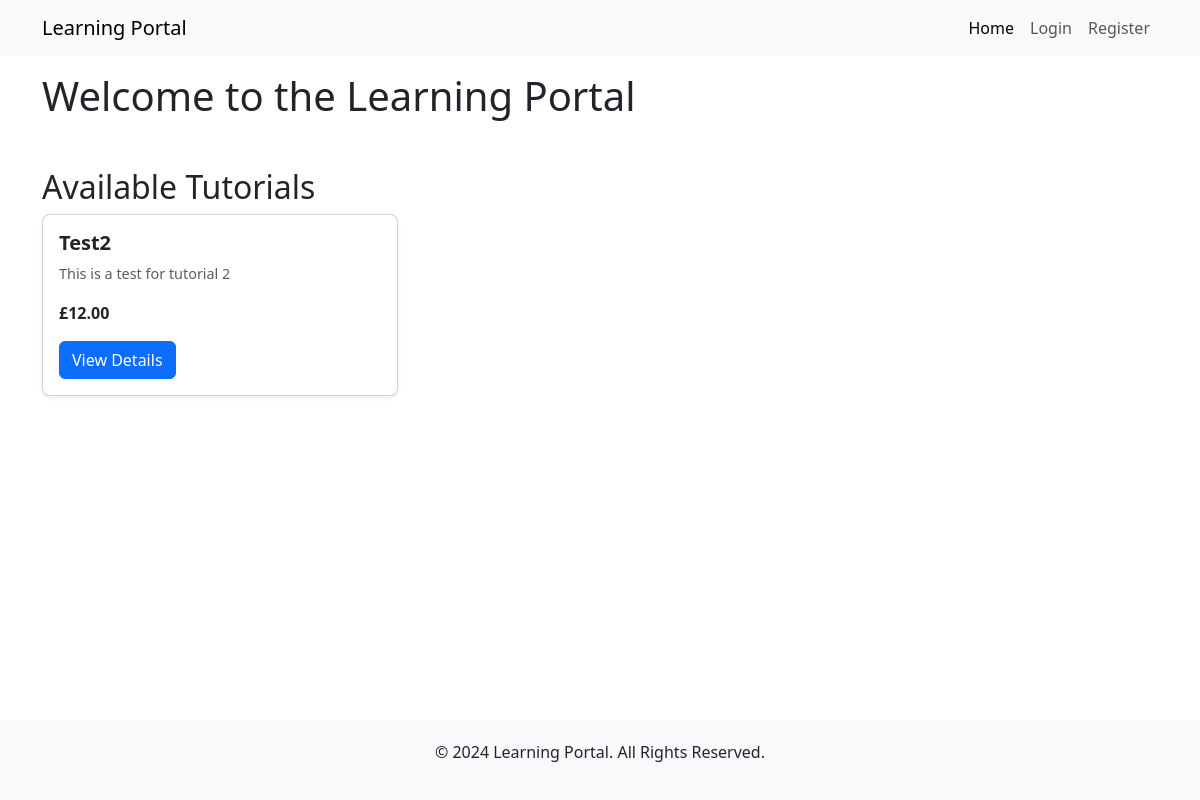
The app's page /, older data.
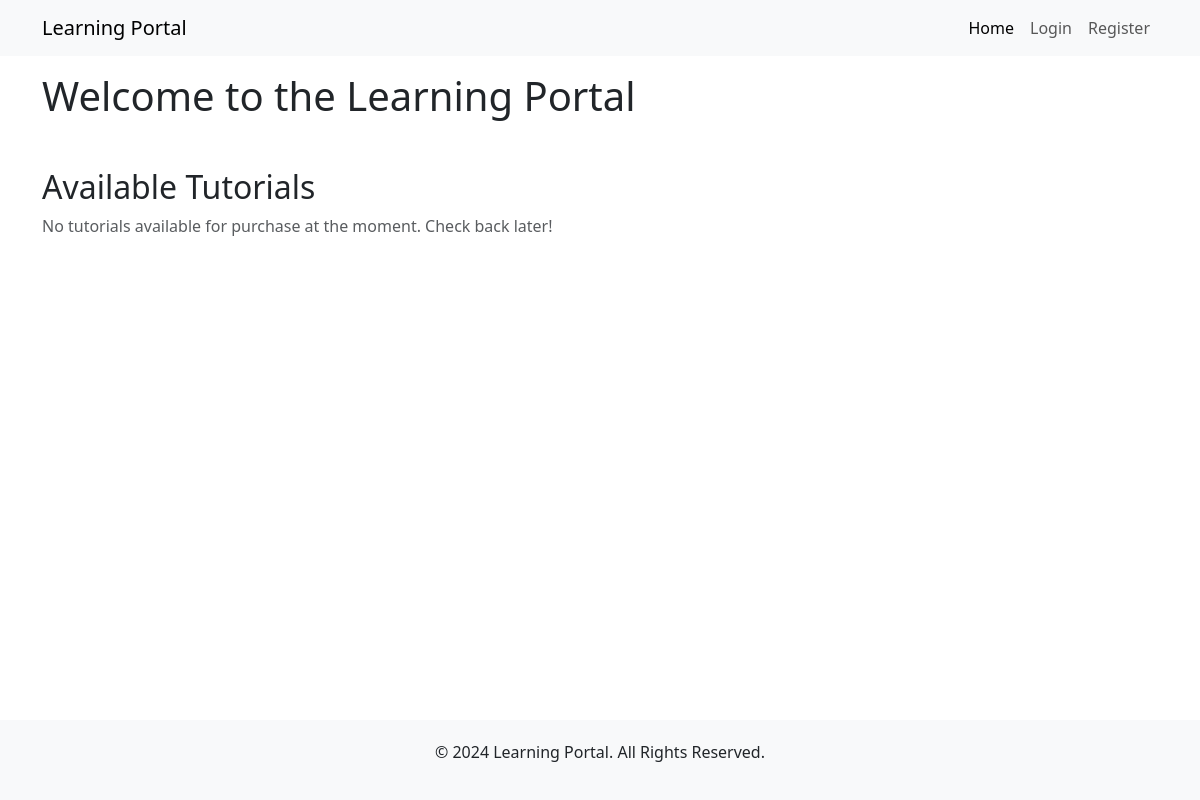
The same page, newer data.
### main/models.py (models this page shows, shortened)
class Tutorial(models.Model):
    title = models.CharField(max_length=200)
    description = models.TextField()
    content = models.TextField()
    price = models.DecimalField(max_digits=6, decimal_places=2)
    created_at = models.DateTimeField(auto_now_add=True)
    purchased = models.BooleanField(default=False)  # New field

### main/views.py (the view)
# urls.py: path('', views.home, name='home'),
def home(request):
    available_tutorials = Tutorial.objects.filter(purchased=False)
    purchased_tutorials = []
    if request.user.is_authenticated:
        purchased_tutorials = Tutorial.objects.filter(purchased=True)
    return render(request, 'main/home.html', {
        'available_tutorials': available_tutorials,
        'purchased_tutorials': purchased_tutorials,
    })

### main/templatetags/custom_filters.py (called while the page is built)
@register.filter
def currency(value):
    return "£{:,.2f}".format(value)

### main/templates/main/home.html (shortened to what this page needs)
{% extends 'main/base.html' %}
{% load custom_filters %}
{% block content %}
    <h1 class="mt-3">Welcome to the Learning Portal</h1>
    <h2 class="mt-5">Available Tutorials</h2>
    <div class="row">
        {% for tutorial in available_tutorials %}
            <div class="col-md-4 mb-4">
                <div class="card h-100 shadow-sm">
                    <div class="card-body">
                        <h5 class="card-title">{{ tutorial.title }}</h5>
                        <p class="card-text text-muted">{{ tutorial.description|truncatewords:15 }}</p>
                        <p class="fw-bold">{{ tutorial.price|currency }}</p>
                        <a href="{% url 'tutorial_detail' tutorial.pk %}" class="btn btn-primary">View Details</a>
                    </div>
                </div>
            </div>
        {% empty %}
            <p class="text-muted">No tutorials available for purchase at the moment. Check back later!</p>
        {% endfor %}
    </div>
{% endblock %}

Row changes from the older to the newer data that the page shows:
no longer on this page (row edited): Tutorial: title "Test2", description "This is a test for tutorial 2", price "£12.00"
Text that changed along with them:
text now shown: "No tutorials available for purchase at the moment. Check back later!"
